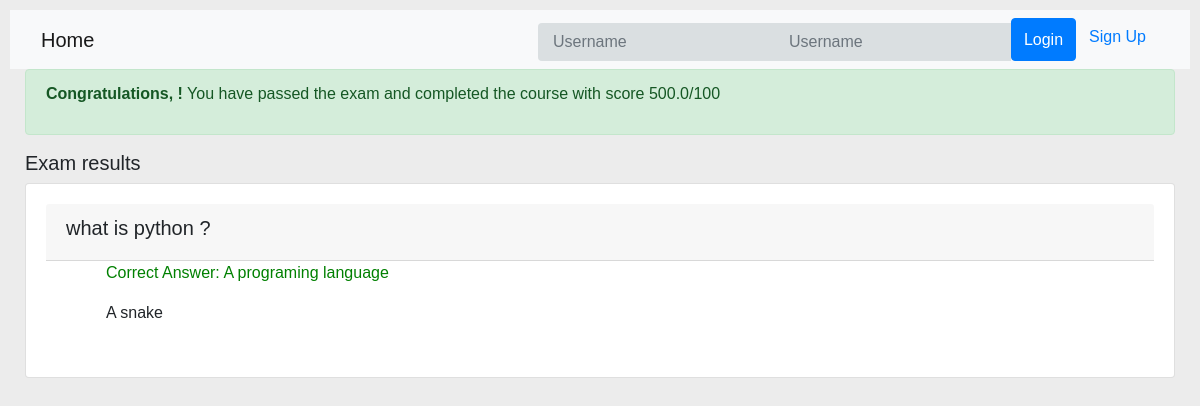
/onlinecourse/course/2/submission/2/result/, run on the app's committed database.
### onlinecourse/models.py (models this page shows, shortened)
class Question(models.Model):
     lesson_id = models.ForeignKey(Lesson, on_delete=models.CASCADE)
     question_text = models.TextField()
     grade = models.IntegerField()

class Choice(models.Model):
     question_id = models.ForeignKey(Question, on_delete=models.CASCADE)
     choice_text = models.TextField()
     is_correct = models.BooleanField()

### onlinecourse/views.py (the view)
# urls.py: path('course/<int:course_id>/submission/<int:submission_id>/result/', views.show_exam_result, name='show_exam_result'),
def show_exam_result(request, course_id, submission_id):
    context={}
    course = get_object_or_404(Course, pk=course_id)
    submission = get_object_or_404(Submission, pk=submission_id)
    lesson= Lesson.objects.get(course=course_id)
    choice_id = submission.choice.all()
    score=0
    total=0
    for quest in lesson.question_set.all():
        for choice in quest.choice_set.all():
            if choice.is_correct:
                total+=1
    for c in choice_id:
        if c.is_correct:
            ques = get_object_or_404(Question, pk=c.question_id.id)
            score+=ques.grade
    grade=(score/total)*100
    context['course']=course
    context['submission']=submission
    context['grade']=grade
    context['lesson']=lesson
    return render(request, 'onlinecourse/exam_result_bootstrap.html',context)

### onlinecourse/templates/onlinecourse/exam_result_bootstrap.html (shortened to what this page needs)
<!DOCTYPE html>
<html lang="en">
<head>
    {% load static %}
    <link rel="stylesheet" href="https://maxcdn.bootstrapcdn.com/bootstrap/4.5.2/css/bootstrap.min.css">
    <link rel="stylesheet" type="text/css" href="{% static 'onlinecourse/course.css' %}">
</head>
<body>
 <nav class="navbar navbar-light bg-light">
    <div class="container-fluid">
        <div class="navbar-header">
              <a class="navbar-brand" href="{% url 'onlinecourse:index' %}">Home</a>
        </div>
        <ul class="nav navbar-nav navbar-right">
            {% if user.is_authenticated %}
            <li>
                <a class="btn btn-link" href="#">{{ user.first_name }}({{ user.username }})</a>
                <a class="btn btn-link" href="{% url 'onlinecourse:logout' %}">Logout</a>
            </li>
            {% else %}
            <li>
                <form class="form-inline" action="{% url 'onlinecourse:login' %}" method="post">
                    <div class="input-group">
                        <input type="text" class="form-control" placeholder="Username" name="username" >
                        <input type="password" class="form-control" placeholder="Username" name="psw" >
                        <button class="btn btn-primary" type="submit">Login</button>
                        <a class="btn btn-link" href="{% url 'onlinecourse:registration' %}">Sign Up</a>
                    </div>
                </form>
            </li>
            {% endif %}
        </ul>
    </div>
</nav>
<div class="container-fluid">
    {% if grade >= 80 %}
    <div class="alert alert-success">
       <p><b>Congratulations, {{user.first_name}}!</b> You have passed the exam and completed the course with score {{grade}}/100<p>
    </div>
        {% else %}
        <div class="alert alert-danger">
            <p><b>Failed</b> Sorry, {{user.first_name}}! You have failed the exam with score {{grade}}/100<p>
        </div>
        <a class="btn btn-link text-danger" href="{% url 'onlinecourse:course_details' course.id %}">Re-test</a>
        {% endif %}
        <div class="card-columns-vertical mt-1">
        <h5 class="">Exam results</h5>
            <form>
                {% for question in lesson.question_set.all %}
                <div class="card mt-1">
                    <div class="card-header"><h5>{{ question.question_text}}</h5></div>
                    <div class="form-group">
                        {% for choice in question.choice_set.values %}
                            {% if choice in submission.choice.values %}
                                {% if choice.is_correct %}
                                    <div class="form-check">
                                            <ol style="color:green"> Correct Answer: {{ choice.choice_text }}</ol>
                                    </div>
                                {% else %}
                                    <div class="form-check">
                                        <ol>  {{ choice.choice_text }}</ol>
                                    </div>
                                {% endif %}
                            {%else%}
                                {% if choice.is_correct %}
                                    <div class="form-check">
                                            <ol style="color:orange"> Not selected: {{ choice.choice_text }}</ol>
                                    </div>
                                {% else  %}
                                    <div class="form-check">
                                        <ol>  {{ choice.choice_text }}</ol>
                                    </div>
                                {% endif %}
                            {%endif%}
                        {% endfor %}
                    </div>
                </div>
                {% endfor %}
            </form>
        </div>
    </div>
</body>
</html>

### static/onlinecourse/course.css (style rules this page uses)
body { font-family: Arial, Helvetica, sans-serif; }
* { box-sizing: border-box }
body { font-family: Arial; padding: 10px; background: #ececec; }
.card { background-color: white; padding: 20px; margin-top: 20px; }
input[type=text], input[type=password] { width: 100%; padding: 15px; margin: 5px 0 22px 0; display: inline-block; border: none; background: #dadfe1; }

### data on the page
Question: question_text "what is python ?"
Choice: choice_text "A programing language"
Choice: choice_text "A snake"

### other printed values
{{ grade }} "500.0"
